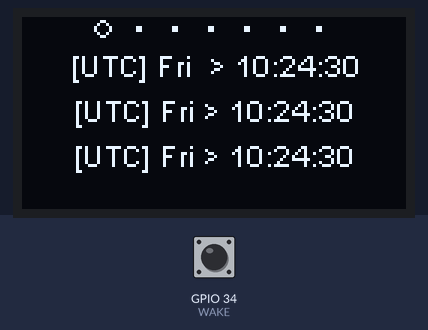
A sketch run on a simulated ESP32. On the bench: 128×64 one-colour display. The test bench sets the inputs (shaded band); at power-on: GPIO 34 (WAKE) HIGH. WiFi joins after 1.5 s; servers stay silent unless stated; the local clock reads 2024-03-15 10:24:30 at power-on unless the sketch sets it; random numbers use the default seed unless the sketch sets one.

Above: at 1.1 s.
At 5.98 s:
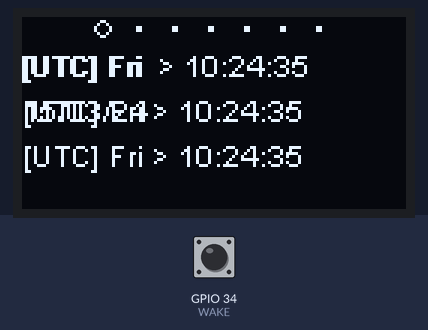
At 17.6 s:
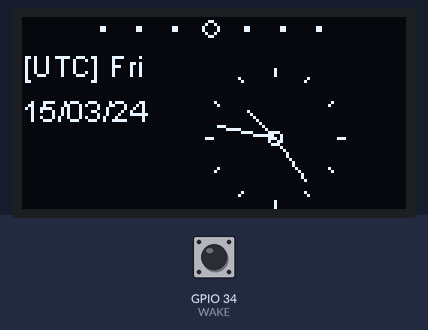
At 26.96 s:
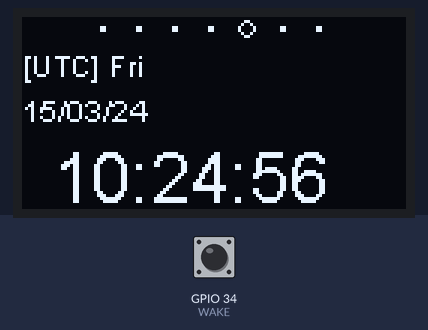
At 34.6 s:
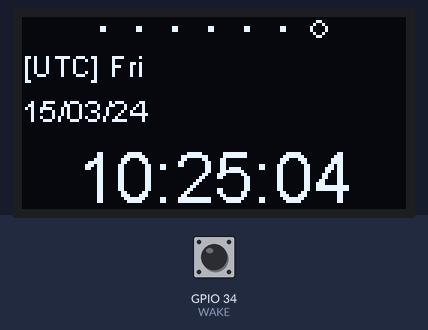
At 37.78 s:
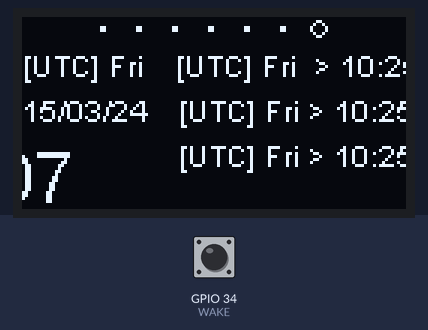

The sketch:

MultiZoneClock.ino
```cpp
// (licence header left out)
#define RAN_MIN    13              // Random Minimum for NTP Update timing
#define RAN_MAX    27              // Random Maximum for NTP Update timing
#define SCREEN_OFF 4               // Screen Timeout in Minutes

#include <WiFi.h>
#include <TimeLib.h>
#include <SPI.h>
#include "SSD1306Spi.h"
#include "OLEDDisplayUi.h"
#include "images.h"
#define WAKE  34
#define RES   27
#define DC    4
#define CS    5
#define FPS   30
SSD1306Spi display(RES, DC, CS);
OLEDDisplayUi ui ( &display );

#define ON  true
#define OFF false

const char* ssid     = "Your_SSID";
const char* password = "Your_Password";
int screenW = 128;
int screenH = 64;
int clockCenterX = screenW / 2;
int clockCenterY = ((screenH - 16) / 2) + 16;
int clockRadius = 23;

uint8_t screenTimeOut = 0;
bool press = OFF, btnState, lastBtnState = ON, screen = ON;
uint32_t previousTime = 0;

struct ZONES{
  char utcWday[12];
  char utcDate[10];
  char aueWday[12];
  char aueDate[10];
  int aueHour;
  char useWday[12];
  char useDate[10];
  int useHour;
  uint8_t utcLastHour;
  uint8_t utcLastMin;
  uint8_t minCounter;
  uint8_t randomMin;
  long epoch;
  int32_t lastEpoch = 1609459200;       // 1st Jan 2021 00:00:00. Will change every update.
  bool update;
}zones;

#include "screens.h"
#include "conversions.h"

bool ntpUpdate(void){
  time_t now = time(nullptr);
  now = time(NULL);
  int32_t epoch = 0;
  uint8_t timeout = 0;
    while(epoch < zones.lastEpoch){
        epoch = time(&now);
        timeout++;
        delay(500);
          if(timeout >= 60){
            return false;
          }
    }
  setTime(epoch);                                     //Sets UTC time Globably with TimeLib
  zones.lastEpoch = epoch;
  zones.randomMin = random(RAN_MIN, RAN_MAX);
  zones.utcLastHour = hour();
  zones.utcLastMin = minute();
  delay(500);
  return true;
}

void loop2(void *pvParameters){    // Core 1 loop - User tasks - Display
  while (1){

    int remainingTimeBudget = ui.update();

    if (remainingTimeBudget > 0) {
      //Do stuff here
      delay(remainingTimeBudget);
    }
  }
}

void loop1(void *pvParameters){    // Core 0 loop - User tasks - Time
  while (1){

    btnState = digitalRead(WAKE);
    if(btnState != lastBtnState){
        press = ON;
        previousTime = millis();
    }

    if(millis() - previousTime >= 50){
      if(press){
        if(btnState == 0){
          if(!screen){
            screen = ON;
            screenTimeOut = 0;
            display.resetDisplay();
            display.displayOn();
            ui.enableAutoTransition();
            ui.setAutoTransitionForwards();
            }
          }
          press = OFF;
        }
    }

    if(hour() != zones.utcLastHour){
      zones.update = true;
      zones.utcLastHour = hour();
    }

    if(zones.update){
      zones.epoch = now();
      getUtcWday(zones.utcWday);
      getUtcDate(zones.utcDate);
      getAueWday(zones.aueWday);
      getAueDate(zones.aueDate);
      zones.aueHour = getAueHour();
      getUseWday(zones.useWday);
      getUseDate(zones.useDate);
      zones.useHour = getUseHour();
      zones.update = false;
    }

    if(minute() != zones.utcLastMin){
      zones.minCounter++;
      screenTimeOut++;
      zones.utcLastMin = minute();
        if(zones.minCounter >= zones.randomMin){
          zones.minCounter = 0;
          bool success = ntpUpdate();
            if(!success){
              ESP.restart();
            }
        }
        if(screenTimeOut >= SCREEN_OFF){
          screen = OFF;
          display.clear();
          display.displayOff();
        }
    }
    lastBtnState = btnState;
    delay(1);
  }
}

void setup() {
  randomSeed(analogRead(A0));
  pinMode(WAKE, INPUT_PULLUP);
  ui.setTargetFPS(FPS);
  ui.setActiveSymbol(activeSymbol);
  ui.setInactiveSymbol(inactiveSymbol);
  ui.setIndicatorPosition(TOP);
  ui.setIndicatorDirection(LEFT_RIGHT);
  ui.setFrameAnimation(SLIDE_LEFT);
  ui.setFrames(frames, frameCount);
  ui.setOverlays(overlays, overlaysCount);
  //ui.setTimePerFrame(5000);					//If you want to change from default
  //ui.setTimePerTransition(500);				//If you want to change from default
  ui.init();
  display.flipScreenVertically();
  configTime(0, 0, "pool.ntp.org", "time.nist.gov");
  WiFi.mode(WIFI_STA);
  WiFi.begin(ssid, password);
  WiFi.setAutoReconnect(true);

  bool success = ntpUpdate();
    if(!success){
        ESP.restart();
    }

  xTaskCreatePinnedToCore(loop2, "loop2", 4096, NULL, 1, NULL, 1);
  xTaskCreatePinnedToCore(loop1, "loop1", 4096, NULL, 1, NULL, 0);

  zones.update = true;
}

void loop() {}
```

conversions.h
```cpp
//Conversions for Day, Date and Time

void getUtcWday(char* utcWday){
  setenv("TZ", "GMT0", 1); tzset();
  zones.epoch = time(NULL);
  struct tm *utc_now_tm;
  utc_now_tm = localtime(&zones.epoch);
  char buff[12];
  strftime (buff,12,"[%Z] %a", utc_now_tm);
  strcpy(utcWday, buff);
}

void getUtcDate(char* utcDate){
  setenv("TZ", "GMT0", 1); tzset();
  zones.epoch = time(NULL);
  struct tm *utc_now_tm;
  utc_now_tm = localtime(&zones.epoch);
  char buff[10];
  strftime (buff,10,"%d/%m/%y", utc_now_tm);
  strcpy(utcDate, buff);
}


void getUseWday(char* useWday){
  setenv("TZ", "EST5EDT,M3.2.0,M11.1.0", 1); tzset();
  zones.epoch = time(NULL);
  struct tm *use_now_tm;
  use_now_tm = localtime(&zones.epoch);
  char buff[12];
  strftime (buff,12,"[%Z] %a", use_now_tm);
  strcpy(useWday, buff);
}

void getAueWday(char* aueWday){
  setenv("TZ", "AEST-10AEDT,M10.1.0,M4.1.0/3", 1); tzset();
  zones.epoch = time(NULL);
  struct tm *aue_now_tm;
  aue_now_tm = localtime(&zones.epoch);
  char buff[12];
  strftime (buff,12,"[%Z] %a", aue_now_tm);
  strcpy(aueWday, buff);
}

void getUseDate(char* useDate){
  setenv("TZ", "EST5EDT,M3.2.0,M11.1.0", 1); tzset();
  zones.epoch = time(NULL);
  struct tm *use_now_tm;
  use_now_tm = localtime(&zones.epoch);
  char buff[10];
  strftime (buff,10,"%d/%m/%y", use_now_tm);
  strcpy(useDate, buff);
}

void getAueDate(char* aueDate){
  setenv("TZ", "AEST-10AEDT,M10.1.0,M4.1.0/3", 1); tzset();
  zones.epoch = time(NULL);
  struct tm *aue_now_tm;
  aue_now_tm = localtime(&zones.epoch);
  char buff[10];
  strftime (buff,10,"%d/%m/%y", aue_now_tm);
  strcpy(aueDate, buff);
}

int getUseHour(){
  int h = 0;
  setenv("TZ", "EST5EDT,M3.2.0,M11.1.0", 1); tzset();
  zones.epoch = time(NULL);
  struct tm *use_now_tm;
  use_now_tm = localtime(&zones.epoch);
  char buff[3];
  strftime (buff,3,"%H", use_now_tm);
  sscanf(buff, "%d", &h);
  return h;
}

int getAueHour(){
  int h = 0;
  setenv("TZ", "AEST-10AEDT,M10.1.0,M4.1.0/3", 1); tzset();
  zones.epoch = time(NULL);
  struct tm *aue_now_tm;
  aue_now_tm = localtime(&zones.epoch);
  char buff[3];
  strftime (buff,3,"%H", aue_now_tm);
  sscanf(buff, "%d", &h);
  return h;
}
```

images.h
```cpp
const uint8_t activeSymbol[] PROGMEM = {
    B00000000,
    B00000000,
    B00011000,
    B00100100,
    B01000010,
    B01000010,
    B00100100,
    B00011000
};

const uint8_t inactiveSymbol[] PROGMEM = {
    B00000000,
    B00000000,
    B00000000,
    B00000000,
    B00011000,
    B00011000,
    B00000000,
    B00000000
};
```

screens.h
```cpp
// utility function for digital clock display: prints leading 0
String twoDigits(int digits) {
  if (digits < 10) {
    String i = '0' + String(digits);
    return i;
  }
  else {
    return String(digits);
  }
}

void clockOverlay(OLEDDisplay *display, OLEDDisplayUiState* state) {

}

void allDigitalClocks(OLEDDisplay *display, OLEDDisplayUiState* state, int16_t x, int16_t y) {
  clockCenterX = screenW / 2;
  display->setTextAlignment(TEXT_ALIGN_CENTER);
  display->setFont(ArialMT_Plain_10);
  String utc_now = String(zones.utcWday) + "  > " + String(hour()) + ":" + twoDigits(minute()) + ":" + twoDigits(second());
  display->drawString(clockCenterX + x , y+10, utc_now );
  String use_now = String(zones.useWday) + " > " + String(zones.useHour) + ":" + twoDigits(minute()) + ":" + twoDigits(second());
  display->drawString(clockCenterX + x , y+25, use_now );
  String aue_now = String(zones.aueWday) + " > " + String(zones.aueHour) + ":" + twoDigits(minute()) + ":" + twoDigits(second());
  display->drawString(clockCenterX + x , y+40, aue_now );
}

//UTC Clocks
void analogClockUTC(OLEDDisplay *display, OLEDDisplayUiState* state, int16_t x, int16_t y) {
  //  ui.disableIndicator();
  clockCenterX = 84;
  display->setTextAlignment(TEXT_ALIGN_LEFT);
  display->setFont(ArialMT_Plain_10);
  display->drawString(0,y+10,zones.utcWday);
  display->drawString(0,y+25,zones.utcDate);

  // Draw the clock face
  //  display->drawCircle(clockCenterX + x, clockCenterY + y, clockRadius);
  display->drawCircle(clockCenterX + x, clockCenterY + y, 2);
  //
  //hour ticks
  for ( int z = 0; z < 360; z = z + 30 ) {
    //Begin at 0° and stop at 360°
    float angle = z ;
    angle = ( angle / 57.29577951 ) ; //Convert degrees to radians
    int x2 = ( clockCenterX + ( sin(angle) * clockRadius ) );
    int y2 = ( clockCenterY - ( cos(angle) * clockRadius ) );
    int x3 = ( clockCenterX + ( sin(angle) * ( clockRadius - ( clockRadius / 8 ) ) ) );
    int y3 = ( clockCenterY - ( cos(angle) * ( clockRadius - ( clockRadius / 8 ) ) ) );
    display->drawLine( x2 + x , y2 + y , x3 + x , y3 + y);
  }

  // display second hand
  float angle = second() * 6 ;
  angle = ( angle / 57.29577951 ) ; //Convert degrees to radians
  int x3 = ( clockCenterX + ( sin(angle) * ( clockRadius - ( clockRadius / 5 ) ) ) );
  int y3 = ( clockCenterY - ( cos(angle) * ( clockRadius - ( clockRadius / 5 ) ) ) );
  display->drawLine( clockCenterX + x , clockCenterY + y , x3 + x , y3 + y);
  //
  // display minute hand
  angle = minute() * 6 ;
  angle = ( angle / 57.29577951 ) ; //Convert degrees to radians
  x3 = ( clockCenterX + ( sin(angle) * ( clockRadius - ( clockRadius / 4 ) ) ) );
  y3 = ( clockCenterY - ( cos(angle) * ( clockRadius - ( clockRadius / 4 ) ) ) );
  display->drawLine( clockCenterX + x , clockCenterY + y , x3 + x , y3 + y);
  //
  // display hour hand
  angle = hour() * 30 + int( ( minute() / 12 ) * 6 )   ;
  angle = ( angle / 57.29577951 ) ; //Convert degrees to radians
  x3 = ( clockCenterX + ( sin(angle) * ( clockRadius - ( clockRadius / 2 ) ) ) );
  y3 = ( clockCenterY - ( cos(angle) * ( clockRadius - ( clockRadius / 2 ) ) ) );
  display->drawLine( clockCenterX + x , clockCenterY + y , x3 + x , y3 + y);
}

void digitalClockUTC(OLEDDisplay *display, OLEDDisplayUiState* state, int16_t x, int16_t y) {
 clockCenterX = screenW / 2;
 display->setTextAlignment(TEXT_ALIGN_LEFT);
  display->setFont(ArialMT_Plain_10);
  display->drawString(0,y+10,zones.utcWday);
  display->drawString(0,y+25,zones.utcDate);
  String timenow = String(hour()) + ":" + twoDigits(minute()) + ":" + twoDigits(second());
  display->setTextAlignment(TEXT_ALIGN_CENTER);
  display->setFont(ArialMT_Plain_24);
  display->drawString(clockCenterX + x , clockCenterY + y, timenow );
}


//AU East Clocks

void analogClockAUE(OLEDDisplay *display, OLEDDisplayUiState* state, int16_t x, int16_t y) {
  //  ui.disableIndicator();

  display->setTextAlignment(TEXT_ALIGN_LEFT);
  display->setFont(ArialMT_Plain_10);
  display->drawString(0,y+10,zones.aueWday);
  display->drawString(0,y+25,zones.aueDate);
  display->setTextAlignment(TEXT_ALIGN_CENTER);

  clockCenterX = 84;
  // Draw the clock face
  //  display->drawCircle(clockCenterX + x, clockCenterY + y, clockRadius);
  display->drawCircle(clockCenterX + x, clockCenterY + y, 2);
  //
  //hour ticks
  for ( int z = 0; z < 360; z = z + 30 ) {
    //Begin at 0° and stop at 360°
    float angle = z ;
    angle = ( angle / 57.29577951 ) ; //Convert degrees to radians
    int x2 = ( clockCenterX + ( sin(angle) * clockRadius ) );
    int y2 = ( clockCenterY - ( cos(angle) * clockRadius ) );
    int x3 = ( clockCenterX + ( sin(angle) * ( clockRadius - ( clockRadius / 8 ) ) ) );
    int y3 = ( clockCenterY - ( cos(angle) * ( clockRadius - ( clockRadius / 8 ) ) ) );
    display->drawLine( x2 + x , y2 + y , x3 + x , y3 + y);
  }

  // display second hand
  float angle = second() * 6 ;
  angle = ( angle / 57.29577951 ) ; //Convert degrees to radians
  int x3 = ( clockCenterX + ( sin(angle) * ( clockRadius - ( clockRadius / 5 ) ) ) );
  int y3 = ( clockCenterY - ( cos(angle) * ( clockRadius - ( clockRadius / 5 ) ) ) );
  display->drawLine( clockCenterX + x , clockCenterY + y , x3 + x , y3 + y);
  //
  // display minute hand
  angle = minute() * 6 ;
  angle = ( angle / 57.29577951 ) ; //Convert degrees to radians
  x3 = ( clockCenterX + ( sin(angle) * ( clockRadius - ( clockRadius / 4 ) ) ) );
  y3 = ( clockCenterY - ( cos(angle) * ( clockRadius - ( clockRadius / 4 ) ) ) );
  display->drawLine( clockCenterX + x , clockCenterY + y , x3 + x , y3 + y);
  //
  // display hour hand
  angle = zones.aueHour * 30 + int( ( minute() / 12 ) * 6 )   ;
  angle = ( angle / 57.29577951 ) ; //Convert degrees to radians
  x3 = ( clockCenterX + ( sin(angle) * ( clockRadius - ( clockRadius / 2 ) ) ) );
  y3 = ( clockCenterY - ( cos(angle) * ( clockRadius - ( clockRadius / 2 ) ) ) );
  display->drawLine( clockCenterX + x , clockCenterY + y , x3 + x , y3 + y);
}

void digitalClockAUE(OLEDDisplay *display, OLEDDisplayUiState* state, int16_t x, int16_t y) {
  clockCenterX = screenW / 2;
  String timenow = String(zones.aueHour) + ":" + twoDigits(minute()) + ":" + twoDigits(second());
  display->setTextAlignment(TEXT_ALIGN_LEFT);
  display->setFont(ArialMT_Plain_10);
  display->drawString(0,y+10,zones.aueWday);
  display->drawString(0,y+25,zones.aueDate);
  display->setTextAlignment(TEXT_ALIGN_CENTER);
  display->setFont(ArialMT_Plain_24);
  display->drawString(clockCenterX + x , clockCenterY + y, timenow );
}

//USA East Clocks

void analogClockUSE(OLEDDisplay *display, OLEDDisplayUiState* state, int16_t x, int16_t y) {
  //  ui.disableIndicator();

  display->setTextAlignment(TEXT_ALIGN_LEFT);
  display->setFont(ArialMT_Plain_10);
  display->drawString(0,y+10,zones.useWday);
  display->drawString(0,y+25,zones.useDate);

  clockCenterX = 84;
  // Draw the clock face
  //  display->drawCircle(clockCenterX + x, clockCenterY + y, clockRadius);
  display->drawCircle(clockCenterX + x, clockCenterY + y, 2);
  //
  //hour ticks
  for ( int z = 0; z < 360; z = z + 30 ) {
    //Begin at 0° and stop at 360°
    float angle = z ;
    angle = ( angle / 57.29577951 ) ; //Convert degrees to radians
    int x2 = ( clockCenterX + ( sin(angle) * clockRadius ) );
    int y2 = ( clockCenterY - ( cos(angle) * clockRadius ) );
    int x3 = ( clockCenterX + ( sin(angle) * ( clockRadius - ( clockRadius / 8 ) ) ) );
    int y3 = ( clockCenterY - ( cos(angle) * ( clockRadius - ( clockRadius / 8 ) ) ) );
    display->drawLine( x2 + x , y2 + y , x3 + x , y3 + y);
  }

  // display second hand
  float angle = second() * 6 ;
  angle = ( angle / 57.29577951 ) ; //Convert degrees to radians
  int x3 = ( clockCenterX + ( sin(angle) * ( clockRadius - ( clockRadius / 5 ) ) ) );
  int y3 = ( clockCenterY - ( cos(angle) * ( clockRadius - ( clockRadius / 5 ) ) ) );
  display->drawLine( clockCenterX + x , clockCenterY + y , x3 + x , y3 + y);
  //
  // display minute hand
  angle = minute() * 6 ;
  angle = ( angle / 57.29577951 ) ; //Convert degrees to radians
  x3 = ( clockCenterX + ( sin(angle) * ( clockRadius - ( clockRadius / 4 ) ) ) );
  y3 = ( clockCenterY - ( cos(angle) * ( clockRadius - ( clockRadius / 4 ) ) ) );
  display->drawLine( clockCenterX + x , clockCenterY + y , x3 + x , y3 + y);
  //
  // display hour hand
  angle = zones.useHour * 30 + int( ( minute() / 12 ) * 6 )   ;
  angle = ( angle / 57.29577951 ) ; //Convert degrees to radians
  x3 = ( clockCenterX + ( sin(angle) * ( clockRadius - ( clockRadius / 2 ) ) ) );
  y3 = ( clockCenterY - ( cos(angle) * ( clockRadius - ( clockRadius / 2 ) ) ) );
  display->drawLine( clockCenterX + x , clockCenterY + y , x3 + x , y3 + y);
}

void digitalClockUSE(OLEDDisplay *display, OLEDDisplayUiState* state, int16_t x, int16_t y) {
  clockCenterX = screenW / 2;
  String timenow = String(zones.useHour) + ":" + twoDigits(minute()) + ":" + twoDigits(second());
  display->setTextAlignment(TEXT_ALIGN_LEFT);
  display->setFont(ArialMT_Plain_10);
  display->drawString(0,y+10,zones.useWday);
  display->drawString(0,y+25,zones.useDate);
  display->setTextAlignment(TEXT_ALIGN_CENTER);
  display->setFont(ArialMT_Plain_24);
  display->drawString(clockCenterX + x , clockCenterY + y, timenow );
}

// This array keeps function pointers to all frames
// frames are the single views that slide in
FrameCallback frames[] = {allDigitalClocks, analogClockUTC, digitalClockUTC, analogClockAUE, digitalClockAUE, analogClockUSE, digitalClockUSE};

// how many frames are there?
int frameCount = 7;

// Overlays are statically drawn on top of a frame eg. a clock
OverlayCallback overlays[] = { clockOverlay };
int overlaysCount = 1;
```

Measured:
- what the display in image 0 shows lasts 0.5 s, from 1.0 s to 1.5 s
- what the display in image 2 shows lasts 1.0 s, from 17.5 s to 18.5 s
